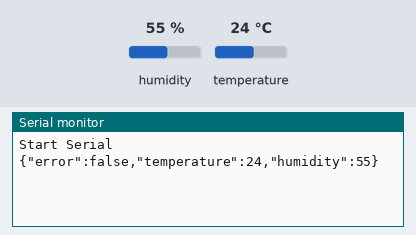
The sketch below on a simulated Arduino Uno, built with avr-gcc and run on an emulated ATmega328P. Parts: the last lines printed to the serial monitor. The test bench sets the inputs (shaded band); at power-on: humidity 55 %, temperature 24 °C.

Above: at 18.0 s.
18.1 s: humidity set to 22 %
At 20.6 s:
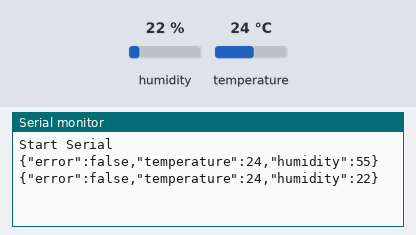
33.1 s: temperature set to 12 °C
At 41.6 s:
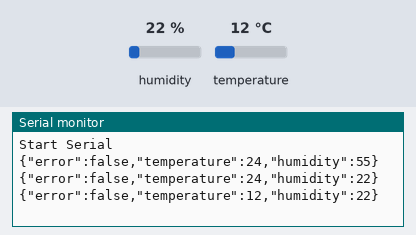
48.1 s: humidity set to 40 %
At 61.3 s:
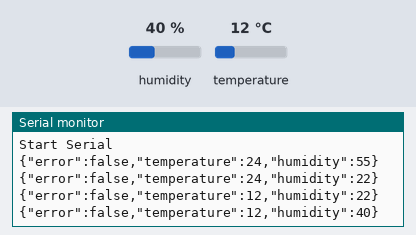
Timing chart, 0 to 62.8 s (numbered marks = the images above; inputs shaded):
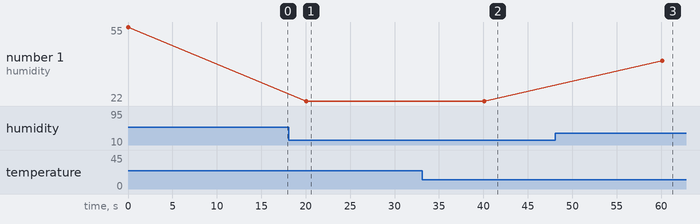

Measured:
- after the input at 18.1 s, the serial monitor: prints a new line after 2.0 s (image 1)
- after the input at 33.1 s, the serial monitor: prints a new line after 7.0 s (image 2)
- after the input at 48.1 s, the serial monitor: prints a new line after 12.0 s (image 3)
- plotted number 1: 55 → 22 after the input at 18.1 s, 22 → 40 after the input at 48.1 s

The sketch:

arduino_temp_serial_dht11.ino
```cpp
#include "ArduinoJson.h" //https://arduinojson.org/v6/doc/
#include "DHT.h"

#define DHTPIN 2
#define DHTTYPE DHT11
#define DELAY_SEC 20
DHT dht(DHTPIN, DHTTYPE);
StaticJsonDocument<70> doc;

char tempstr[100];

void setup() {
  Serial.begin(9600);
  Serial.println("Start Serial");
  dht.begin();
}

void loop() {
  float h = dht.readHumidity();
  float t = dht.readTemperature();
  bool err = (isnan(h) || isnan(t));

  doc["error"] = err;
  doc["temperature"] = t;
  doc["humidity"] = h;

  serializeJson(doc, tempstr);
  Serial.println(tempstr);
  delay(1000 * DELAY_SEC);
}
```
